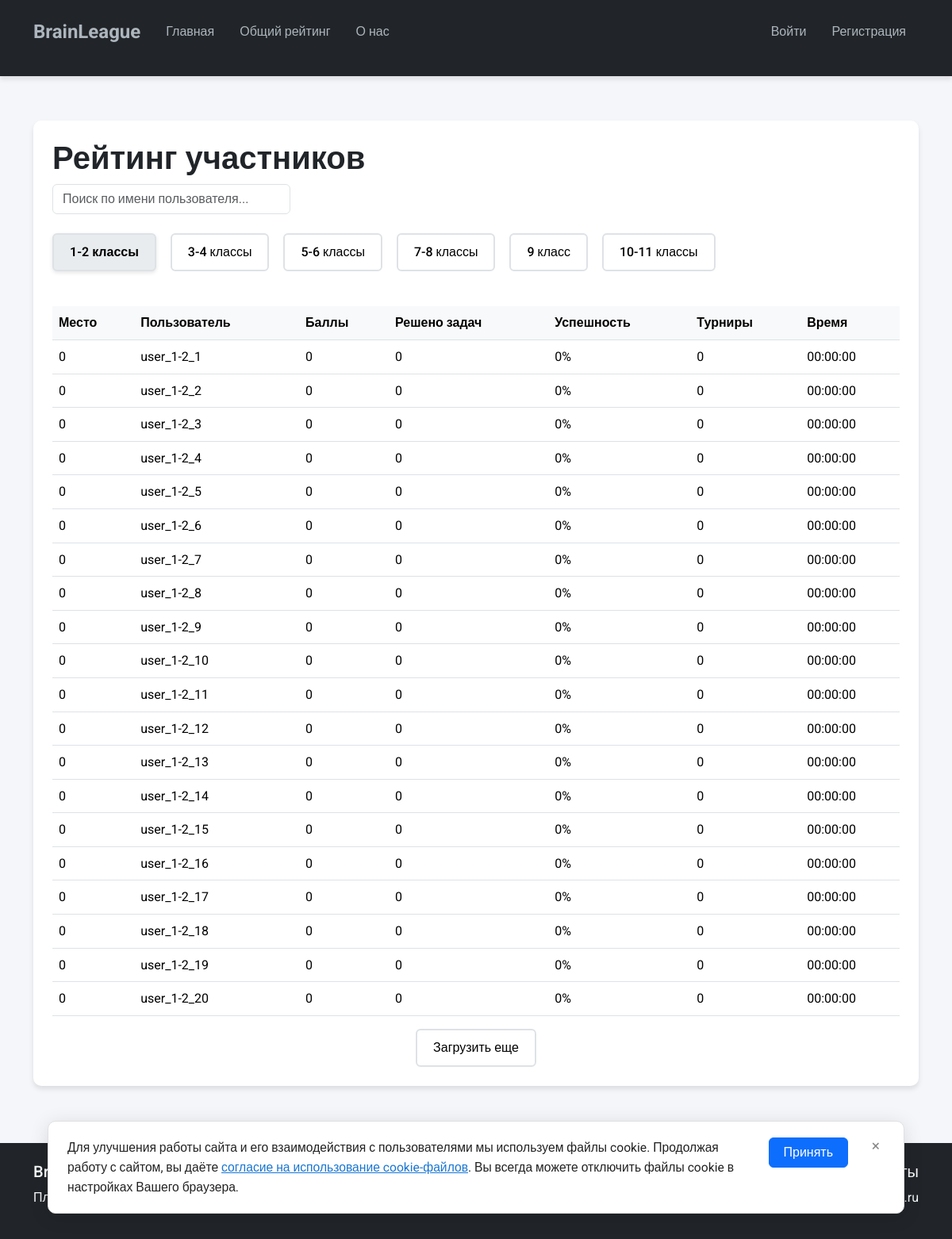
The page /rating on the database its author committed.
### app.py (models this page shows, shortened)
class User(UserMixin, db.Model):
    id = db.Column(db.Integer, primary_key=True)
    username = db.Column(db.String(80), unique=True, nullable=False, index=True)
    email = db.Column(db.String(120), unique=True, nullable=False)
    hashed_password = db.Column(db.String(128), nullable=False, index=True)
    phone = db.Column(db.String(20), unique=True, nullable=True)
    parent_name = db.Column(db.String(100), nullable=True)
    is_admin = db.Column(db.Boolean, default=False)
    is_active = db.Column(db.Boolean, default=False, index=True)
    is_blocked = db.Column(db.Boolean, default=False, index=True)
    block_reason = db.Column(db.Text, nullable=True)
    email_confirmation_token = db.Column(db.String(100), unique=True, nullable=True, index=True)
    session_token = db.Column(db.String(100), unique=True, nullable=True, index=True)
    temp_password = db.Column(db.String(128), nullable=True)
    reset_password_token = db.Column(db.String(100), unique=True, nullable=True, index=True)
    reset_password_token_expires = db.Column(db.DateTime, nullable=True)
    category = db.Column(db.String(50), nullable=True, index=True)
    category_rank = db.Column(db.Integer, nullable=True, index=True)
    balance = db.Column(db.Integer, default=0)
    tickets = db.Column(db.Integer, default=0)
    tournaments_count = db.Column(db.Integer, default=0)
    total_tournament_time = db.Column(db.Integer, default=0)
    created_at = db.Column(db.DateTime, default=datetime.utcnow)
    updated_at = db.Column(db.DateTime, default=datetime.utcnow, onupdate=datetime.utcnow)
    tournaments = db.relationship('Tournament',
                                secondary='tournament_participation',
                                back_populates='participants',
                                lazy='dynamic',
                                overlaps="tournament_participations")
    tournament_participations = db.relationship('TournamentParticipation',
                                             back_populates='user',
                                             cascade='all, delete-orphan',
                                             overlaps="tournaments,participants")

### app.py (the view, shortened to what this page needs)
@app.route('/rating')
def rating():
    page = request.args.get('page', 1, type=int)
    per_page = 20  # количество пользователей на страницу для каждой категории
    from sqlalchemy import func, case
    users_by_category = {}
    categories = ['1-2', '3-4', '5-6', '7-8', '9', '10-11']
    for category in categories:
        users_stats = (
            db.session.query(
                User,
                func.count(SolvedTask.id).label('solved_tasks_count'),
                func.sum(case((SolvedTask.is_correct == True, 1), else_=0)).label('correct_tasks_count')
            )
            .outerjoin(SolvedTask, User.id == SolvedTask.user_id)
            .filter(User.is_admin == False, User.category == category)
            .group_by(User.id)
            .order_by(User.balance.desc())
            .limit(per_page)
            .offset((page - 1) * per_page)
            .all()
        )
        users = []
        for user, solved_tasks_count, correct_tasks_count in users_stats:
            user.solved_tasks_count = correct_tasks_count or 0
            user.success_rate = round((correct_tasks_count / solved_tasks_count * 100) if solved_tasks_count else 0, 1)
            users.append(user)
        users_by_category[category] = {
            'users': users,
            'has_next': len(users) == per_page
        }
    user_rank = None
    if current_user.is_authenticated and not current_user.is_admin:
        user_rank = get_user_rank(current_user.id)
    return render_template('rating.html',
                         users_by_category=users_by_category,
                         user_rank=user_rank)

### app.py (called while the page is built)
@app.before_request
def before_request():
    thread_local.db = db.create_scoped_session()
    update_tournament_status()
    if current_user.is_authenticated:
        if not check_user_activity():
            logout_user()
            flash('Ваша сессия была завершена из-за длительного отсутствия активности', 'warning')
            return redirect(url_for('login'))
        update_user_activity()

@app.teardown_request
def teardown_request(exception=None):
    if hasattr(thread_local, 'db'):
        thread_local.db.remove()

@app.teardown_appcontext
def shutdown_session(exception=None):
    db.session.remove()

def update_tournament_status():
    now = datetime.utcnow() + timedelta(hours=3)  # Московское время
    tournaments = Tournament.query.filter(Tournament.status != 'finished').all()
    for tournament in tournaments:
        if tournament.start_date <= now and now <= tournament.start_date + timedelta(minutes=tournament.duration):
            tournament.status = 'started'
        elif now > tournament.start_date + timedelta(minutes=tournament.duration):
            tournament.status = 'finished'
    db.session.commit()

@app.after_request
def after_request(response):
    if response.status_code == 200 and request.endpoint in ['submit_answer', 'buy_tickets', 'use_tickets']:
        update_category_ranks()
    return response

### templates/rating.html (shortened to what this page needs)
{% extends "base.html" %}
{% block content %}
<div class="container mt-4">
    <div class="card">
        <div class="card-body">
            <h2 class="card-title mb-4">Рейтинг участников</h2>
            <div class="mb-4">
                <input type="text" id="searchInput" class="form-control" placeholder="Поиск по имени пользователя...">
            </div>
            <div class="nav nav-pills mb-4" id="categoryTabs" role="tablist">
                <button class="btn btn-outline-primary me-2 active" data-category="1-2" role="tab">1-2 классы</button>
                <button class="btn btn-outline-primary me-2" data-category="3-4" role="tab">3-4 классы</button>
                <button class="btn btn-outline-primary me-2" data-category="5-6" role="tab">5-6 классы</button>
                <button class="btn btn-outline-primary me-2" data-category="7-8" role="tab">7-8 классы</button>
                <button class="btn btn-outline-primary me-2" data-category="9" role="tab">9 класс</button>
                <button class="btn btn-outline-primary" data-category="10-11" role="tab">10-11 классы</button>
            </div>
            <div class="tab-content">
                {% for category in ['1-2', '3-4', '5-6', '7-8', '9', '10-11'] %}
                <div class="tab-pane fade {% if category == '1-2' %}show active{% endif %}" id="tab-{{ category }}" role="tabpanel">
                    <div class="table-responsive">
                        <table class="table table-hover">
                            <thead>
                                <tr>
                                    <th>Место</th>
                                    <th>Пользователь</th>
                                    <th>Баллы</th>
                                    <th>Решено задач</th>
                                    <th>Успешность</th>
                                    <th>Турниры</th>
                                    <th>Время</th>
                                </tr>
                            </thead>
                            <tbody id="table-{{ category }}">
                                {% for user in users_by_category[category]['users'] %}
                                <tr>
                                    <td>{{ user.category_rank }}</td>
                                    <td>{{ user.username }}</td>
                                    <td>{{ user.balance }}</td>
                                    <td>{{ user.solved_tasks_count }}</td>
                                    <td>{{ user.success_rate }}%</td>
                                    <td>{{ user.tournaments_count }}</td>
                                    <td>{{ "%02d:%02d:%02d"|format((user.total_tournament_time // 3600)|int, ((user.total_tournament_time % 3600) // 60)|int, (user.total_tournament_time % 60)|int) }}</td>
                                </tr>
                                {% endfor %}
                            </tbody>
                        </table>
                        <div class="text-center mt-3" id="load-more-{{ category }}">
                            {% if users_by_category[category]['has_next'] %}
                            <button class="btn btn-outline-primary load-more-btn" data-category="{{ category }}" data-page="2">
                                Загрузить еще
                            </button>
                            {% endif %}
                        </div>
                    </div>
                </div>
                {% endfor %}
            </div>
        </div>
    </div>
</div>
{% endblock %}

### static/css/style.css (style rules this page uses)
:root { --primary-color: #4a90e2; --secondary-color: #2c3e50; --accent-color: #e74c3c; --success-color: #2ecc71; --warning-color: #f1c40f; --danger-color: #e74c3c; --light-bg: #f8f9fa; --dark-bg: #2c3e50; --text-color: #2c3e50; --text-light: #7f8c8d; --border-radius: 10px; --box-shadow: 0 4px 6px rgba(0, 0, 0, 0.1); --transition: all 0.3s ease; }
body { font-family: 'Roboto', sans-serif; color: var(--text-color); background-color: #f5f6fa; line-height: 1.6; min-height: 100vh; display: flex; flex-direction: column; }
h1, h2, h3, h4, h5, h6 { font-family: 'Roboto', sans-serif; font-weight: 500; }
.container { padding-bottom: 1rem; }
.card { border: none; border-radius: var(--border-radius); box-shadow: var(--box-shadow); transition: var(--transition); background: white; margin-bottom: 1.5rem; }
.card-body { padding: 1.5rem; }
.card-title { font-size: 1.25rem; font-weight: 600; margin-bottom: 1rem; color: #212529; }
body { font-family: 'Roboto', sans-serif; min-height: 100vh; display: flex; flex-direction: column; }
.btn { transition: all 0.3s ease; }
.table-responsive { border-radius: 0.375rem; overflow: hidden; }
.table th { background-color: #f8f9fa; font-weight: 500; }
.card-title.mb-4 { font-size: 2.5rem; font-weight: 600; color: #212529; margin-bottom: 0.5rem !important; }

### templates/rating.html (style rules this page uses)
.nav-pills { display: flex; flex-wrap: wrap; gap: 10px; }
.btn-outline-primary { font-weight: 500; padding: 10px 20px; border-width: 2px; color: #000; border-color: #dee2e6; transition: all 0.3s ease; }
.btn-outline-primary.active { background-color: #e9ecef; border-color: #dee2e6; color: #000; font-weight: 600; box-shadow: 0 2px 5px rgba(0,0,0,0.1); }
.table { margin-top: 20px; }
.table th { background-color: #f8f9fa; font-weight: 600; }
#searchInput { max-width: 300px; margin-bottom: 20px; }
.load-more-btn { min-width: 150px; }

### rows shown on the page
User: category_rank "0", username "user_1-2_1", balance "0", solved_tasks_count "0", success_rate "0", tournaments_count "0", total_tournament_time "00:00:00"
User: category_rank "0", username "user_1-2_2", balance "0", solved_tasks_count "0", success_rate "0", tournaments_count "0", total_tournament_time "00:00:00"
User: category_rank "0", username "user_1-2_3", balance "0", solved_tasks_count "0", success_rate "0", tournaments_count "0", total_tournament_time "00:00:00"
User: category_rank "0", username "user_1-2_4", balance "0", solved_tasks_count "0", success_rate "0", tournaments_count "0", total_tournament_time "00:00:00"
User: category_rank "0", username "user_1-2_5", balance "0", solved_tasks_count "0", success_rate "0", tournaments_count "0", total_tournament_time "00:00:00"
User: category_rank "0", username "user_1-2_6", balance "0", solved_tasks_count "0", success_rate "0", tournaments_count "0", total_tournament_time "00:00:00"
User: category_rank "0", username "user_1-2_7", balance "0", solved_tasks_count "0", success_rate "0", tournaments_count "0", total_tournament_time "00:00:00"
User: category_rank "0", username "user_1-2_8", balance "0", solved_tasks_count "0", success_rate "0", tournaments_count "0", total_tournament_time "00:00:00"
User: category_rank "0", username "user_1-2_9", balance "0", solved_tasks_count "0", success_rate "0", tournaments_count "0", total_tournament_time "00:00:00"
User: category_rank "0", username "user_1-2_10", balance "0", solved_tasks_count "0", success_rate "0", tournaments_count "0", total_tournament_time "00:00:00"
User: category_rank "0", username "user_1-2_11", balance "0", solved_tasks_count "0", success_rate "0", tournaments_count "0", total_tournament_time "00:00:00"
User: category_rank "0", username "user_1-2_12", balance "0", solved_tasks_count "0", success_rate "0", tournaments_count "0", total_tournament_time "00:00:00"
User: category_rank "0", username "user_1-2_13", balance "0", solved_tasks_count "0", success_rate "0", tournaments_count "0", total_tournament_time "00:00:00"
User: category_rank "0", username "user_1-2_14", balance "0", solved_tasks_count "0", success_rate "0", tournaments_count "0", total_tournament_time "00:00:00"
User: category_rank "0", username "user_1-2_15", balance "0", solved_tasks_count "0", success_rate "0", tournaments_count "0", total_tournament_time "00:00:00"
User: category_rank "0", username "user_1-2_16", balance "0", solved_tasks_count "0", success_rate "0", tournaments_count "0", total_tournament_time "00:00:00"
User: category_rank "0", username "user_1-2_17", balance "0", solved_tasks_count "0", success_rate "0", tournaments_count "0", total_tournament_time "00:00:00"
User: category_rank "0", username "user_1-2_18", balance "0", solved_tasks_count "0", success_rate "0", tournaments_count "0", total_tournament_time "00:00:00"
User: category_rank "0", username "user_1-2_19", balance "0", solved_tasks_count "0", success_rate "0", tournaments_count "0", total_tournament_time "00:00:00"
User: category_rank "0", username "user_1-2_20", balance "0", solved_tasks_count "0", success_rate "0", tournaments_count "0", total_tournament_time "00:00:00"
